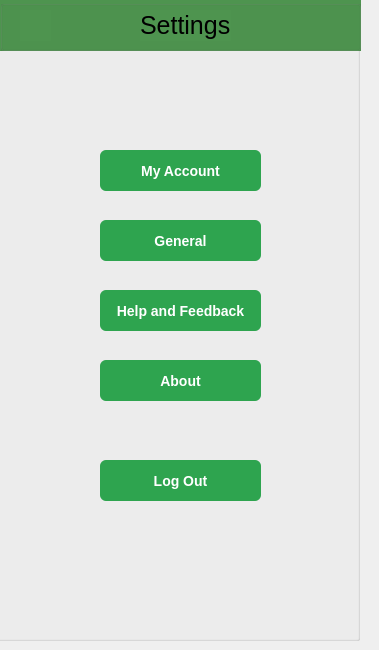
   <widget class="QWidget" name="Settings_page">
    <widget class="QGroupBox" name="groupBox_5">
     <property name="geometry">
      <rect>
       <x>0</x>
       <y>0</y>
       <width>361</width>
       <height>51</height>
      </rect>
     </property>
     <property name="styleSheet">
      <string notr="true">position: absolute;
width: 360px;
height: 65px;
left: 0px;
top: 0px;

background: #4E944F;</string>
     </property>
     <property name="title">
      <string/>
     </property>
     <widget class="QLabel" name="label_4">
      <property name="geometry">
       <rect>
        <x>140</x>
        <y>10</y>
        <width>91</width>
        <height>31</height>
       </rect>
      </property>
      <property name="styleSheet">
       <string notr="true">position: absolute;
width: 115px;
height: 37px;
left: 126px;
top: 5px;

font-family: 'Inter';
font-style: normal;
font-weight: 400;
font-size: 25px;
line-height: 30px;

color: #000000;
background: #4E944F;</string>
      </property>
      <property name="text">
       <string>Settings</string>
      </property>
     </widget>
     <widget class="QPushButton" name="backSettings">
      <property name="geometry">
       <rect>
        <x>20</x>
        <y>10</y>
        <width>41</width>
        <height>31</height>
       </rect>
      </property>
      <property name="styleSheet">
       <string notr="true">border: medium none;
  background-image: none; 
  background: transparent;
  float: left;
  background-color: transparent;</string>
      </property>
      <property name="text">
       <string/>
      </property>
     </widget>
     <widget class="QLabel" name="label_21">
      <property name="geometry">
       <rect>
        <x>20</x>
        <y>10</y>
        <width>31</width>
        <height>31</height>
       </rect>
      </property>
      <property name="text">
       <string/>
      </property>
      <property name="pixmap">
       <pixmap resource="resources.qrc">:/img/pick/pick/Back.png</pixmap>
      </property>
      <property name="scaledContents">
       <bool>true</bool>
      </property>
     </widget>
     <zorder>label_4</zorder>
     <zorder>label_21</zorder>
     <zorder>backSettings</zorder>
    </widget>
    <widget class="QGroupBox" name="groupBox_10">
     <property name="geometry">
      <rect>
       <x>-10</x>
       <y>40</y>
       <width>370</width>
       <height>601</height>
      </rect>
     </property>
     <property name="title">
      <string/>
     </property>
     <widget class="QPushButton" name="pushButton_2">
      <property name="geometry">
       <rect>
        <x>110</x>
        <y>110</y>
        <width>161</width>
        <height>41</height>
       </rect>
      </property>
      <property name="styleSheet">
       <string notr="true">
/* CSS */
QPushButton {
  background-color: #2ea44f;
  border: 1px solid rgba(27, 31, 35, .15);
  border-radius: 6px;
  color: #fff;
  font-family: -apple-system,system-ui,&quot;Segoe UI&quot;,Helvetica,Arial,sans-serif,&quot;Apple Color Emoji&quot;,&quot;Segoe UI Emoji&quot;;
  font-size: 14px;
  font-weight: 600;
  line-height: 20px;
  padding: 6px 16px;
  position: relative;
  text-align: center;
  text-decoration: none;
  vertical-align: middle;
  white-space: nowrap;
}

QPushButton:hover {
  background-color: #2c974b;
}

QPushButton:disabled {
  background-color: #94d3a2;
  border-color: rgba(27, 31, 35, .1);
  color: rgba(255, 255, 255, .8);
}

.QPushButton:active {
  background-color: #298e46;
}</string>
      </property>
      <property name="text">
       <string>My Account</string>
      </property>
     </widget>
     <widget class="QPushButton" name="pushButton_3">
      <property name="geometry">
       <rect>
        <x>110</x>
        <y>180</y>
        <width>161</width>
        <height>41</height>
       </rect>
      </property>
      <property name="styleSheet">
       <string notr="true">
/* CSS */
QPushButton {
  background-color: #2ea44f;
  border: 1px solid rgba(27, 31, 35, .15);
  border-radius: 6px;
  color: #fff;
  font-family: -apple-system,system-ui,&quot;Segoe UI&quot;,Helvetica,Arial,sans-serif,&quot;Apple Color Emoji&quot;,&quot;Segoe UI Emoji&quot;;
  font-size: 14px;
  font-weight: 600;
  line-height: 20px;
  padding: 6px 16px;
  position: relative;
  text-align: center;
  text-decoration: none;
  vertical-align: middle;
  white-space: nowrap;
}

QPushButton:hover {
  background-color: #2c974b;
}

QPushButton:disabled {
  background-color: #94d3a2;
  border-color: rgba(27, 31, 35, .1);
  color: rgba(255, 255, 255, .8);
}

.QPushButton:active {
  background-color: #298e46;
}</string>
      </property>
      <property name="text">
       <string>General</string>
      </property>
     </widget>
     <widget class="QPushButton" name="pushButton_6">
      <property name="geometry">
       <rect>
        <x>110</x>
        <y>250</y>
        <width>161</width>
        <height>41</height>
       </rect>
      </property>
      <property name="styleSheet">
       <string notr="true">
/* CSS */
QPushButton {
  background-color: #2ea44f;
  border: 1px solid rgba(27, 31, 35, .15);
  border-radius: 6px;
  color: #fff;
  font-family: -apple-system,system-ui,&quot;Segoe UI&quot;,Helvetica,Arial,sans-serif,&quot;Apple Color Emoji&quot;,&quot;Segoe UI Emoji&quot;;
  font-size: 14px;
  font-weight: 600;
  line-height: 20px;
  padding: 6px 16px;
  position: relative;
  text-align: center;
  text-decoration: none;
  vertical-align: middle;
  white-space: nowrap;
}

QPushButton:hover {
  background-color: #2c974b;
}

QPushButton:disabled {
  background-color: #94d3a2;
  border-color: rgba(27, 31, 35, .1);
  color: rgba(255, 255, 255, .8);
}

.QPushButton:active {
  background-color: #298e46;
}</string>
      </property>
      <property name="text">
       <string>Help and Feedback</string>
      </property>
     </widget>
     <widget class="QPushButton" name="pushButton_7">
      <property name="geometry">
       <rect>
        <x>110</x>
        <y>320</y>
        <width>161</width>
        <height>41</height>
       </rect>
      </property>
      <property name="styleSheet">
       <string notr="true">
/* CSS */
QPushButton {
  background-color: #2ea44f;
  border: 1px solid rgba(27, 31, 35, .15);
  border-radius: 6px;
  color: #fff;
  font-family: -apple-system,system-ui,&quot;Segoe UI&quot;,Helvetica,Arial,sans-serif,&quot;Apple Color Emoji&quot;,&quot;Segoe UI Emoji&quot;;
  font-size: 14px;
  font-weight: 600;
  line-height: 20px;
  padding: 6px 16px;
  position: relative;
  text-align: center;
  text-decoration: none;
  vertical-align: middle;
  white-space: nowrap;
}

QPushButton:hover {
  background-color: #2c974b;
}

QPushButton:disabled {
  background-color: #94d3a2;
  border-color: rgba(27, 31, 35, .1);
  color: rgba(255, 255, 255, .8);
}

.QPushButton:active {
  background-color: #298e46;
}</string>
      </property>
      <property name="text">
       <string>About</string>
      </property>
     </widget>
     <widget class="QPushButton" name="pushButton_8">
      <property name="geometry">
       <rect>
        <x>110</x>
        <y>420</y>
        <width>161</width>
        <height>41</height>
       </rect>
      </property>
      <property name="styleSheet">
       <string notr="true">
/* CSS */
QPushButton {
  background-color: #2ea44f;
  border: 1px solid rgba(27, 31, 35, .15);
  border-radius: 6px;
  color: #fff;
  font-family: -apple-system,system-ui,&quot;Segoe UI&quot;,Helvetica,Arial,sans-serif,&quot;Apple Color Emoji&quot;,&quot;Segoe UI Emoji&quot;;
  font-size: 14px;
  font-weight: 600;
  line-height: 20px;
  padding: 6px 16px;
  position: relative;
  text-align: center;
  text-decoration: none;
  vertical-align: middle;
  white-space: nowrap;
}

QPushButton:hover {
  background-color: #2c974b;
}

QPushButton:disabled {
  background-color: #94d3a2;
  border-color: rgba(27, 31, 35, .1);
  color: rgba(255, 255, 255, .8);
}

.QPushButton:active {
  background-color: #298e46;
}</string>
      </property>
      <property name="text">
       <string>Log Out</string>
      </property>
     </widget>
    </widget>
    <zorder>groupBox_10</zorder>
    <zorder>groupBox_5</zorder>
   </widget>
